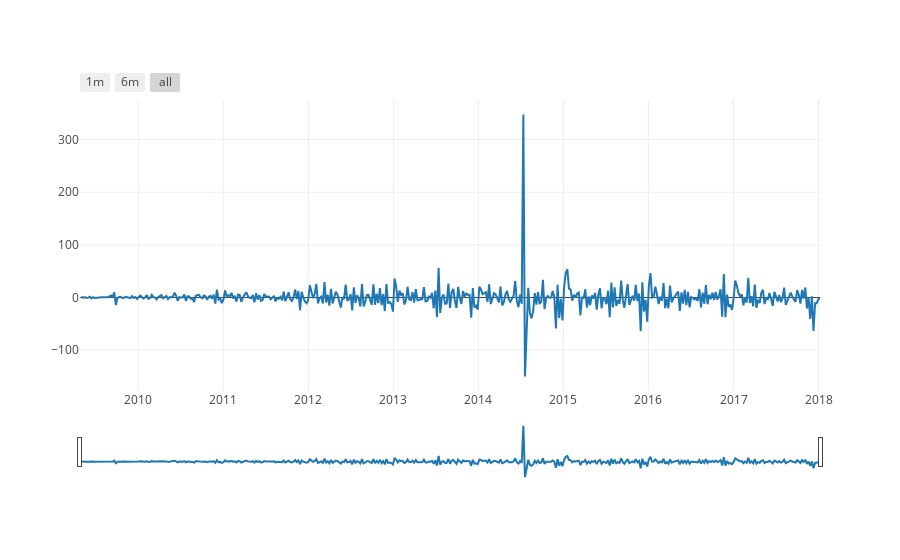

Notebook cell for this chart:
### Markdown cell above
Next we want to look at is seasonality. 
Seasonal Patterns in Time Series Data One way to think about the seasonal components to the time series of your data is to remove the trend from a time series, so that you can more easily investigate seasonality. To remove the trend, you can subtract the trend you computed above (rolling mean) from the original signal. This, however, will be dependent on how many data points you averaged over.

Another way to remove the trend is called "differencing", where you look at the difference between successive data points (called "first-order differencing", because you're only looking at the difference between one data point and the one before it).

https://www.otexts.org/fpp/8/1

### Code cell
trend = [go.Scatter(
          x=week_timeAnalysisKS.index,
          y=week_timeAnalysisKS.countProj)]


week_timeAnalysisKS_seasonality = week_timeAnalysisKS[['countProj']].diff()
seasonality = [go.Scatter(
          x=week_timeAnalysisKS_seasonality.index,
          y=week_timeAnalysisKS_seasonality.countProj)]

fig = dict(data=seasonality, layout=layout)
plotly.offline.iplot(fig, filename = "Time Series Seasonality")

### Figure 1 — Plotly figure (JSON) as saved in the notebook; plotly's stock layout.template omitted (floating-point values rounded to 4 significant figures; data arrays with more than 128 entries replaced by an {"elided": "..."} marker saying what was removed)
{"data": [{"type": "scatter", "x": {"elided": "455 str values"}, "y": {"elided": "455 float values"}}], "layout": {"title": "", "xaxis": {"rangeselector": {"buttons": [{"count": 1, "label": "1m", "step": "month", "stepmode": "backward"}, {"count": 6, "label": "6m", "step": "month", "stepmode": "backward"}, {"step": "all"}]}, "rangeslider": {}, "type": "date"}}}
